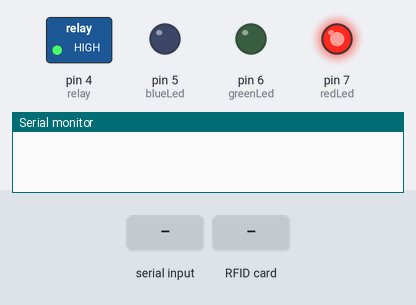
Bench run of a sketch on a simulated Arduino Uno, built with avr-gcc and run on an emulated ATmega328P. Parts: switched loads named in the sketch (green lamp = pin HIGH), output pins drawn as LEDs (lit = HIGH), the last lines printed to the serial monitor. Dashed ring = blinking. The inputs (shaded band) are chosen by the test bench. Pins used as bus, display or sensor lines are not drawn.

Above: at 1.8 s.
1.9 s: "Ativa;" received over Serial
At 3.03 s:
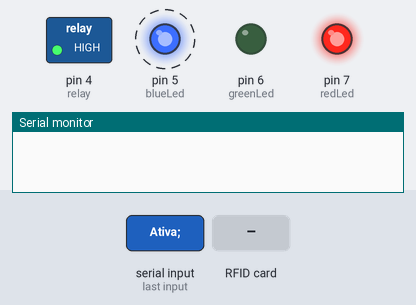
4.9 s: RFID card 5E 7A 19 C4 held to the reader
At 5.13 s:
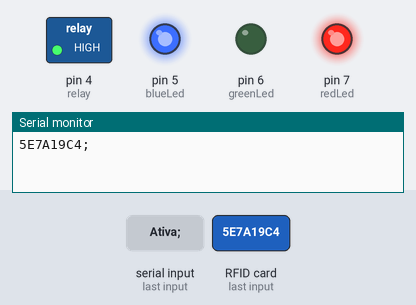
Timing chart, 0 to 7.9 s (numbered marks = the images above; inputs shaded):
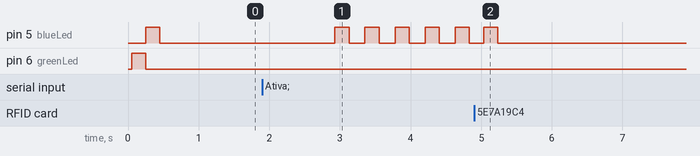

Measured:
- after the input at 1.9 s, pin 5 (blueLed): alternates HIGH for 0.20 s and LOW for 0.23 s, starting after 1.0 s
- after the input at 4.9 s, pin 5 (blueLed): goes on until 5.2 s, then stays LOW

The sketch:

cadastro.ino
```cpp
// (licence header left out)
#include <EEPROM.h>     // We are going to read and write PICC's UIDs from/to EEPROM
#include <SPI.h>        // RC522 Module uses SPI protocol
#include <MFRC522.h>  // Library for Mifare RC522 Devices

/*
  Instead of a Relay you may want to use a servo. Servos can lock and unlock door locks too
  Relay will be used by default
*/

// #include <Servo.h>

/*
  For visualizing whats going on hardware we need some leds and to control door lock a relay and a wipe button
  (or some other hardware) Used common anode led,digitalWriting HIGH turns OFF led Mind that if you are going
  to use common cathode led or just seperate leds, simply comment out #define COMMON_ANODE,
*/


// #define COMMON_ANODE


#ifdef COMMON_ANODE
#define LED_ON LOW
#define LED_OFF HIGH
#else
#define LED_ON HIGH
#define LED_OFF LOW
#endif

constexpr uint8_t redLed = 7;   // Set Led Pins
constexpr uint8_t greenLed = 6;
constexpr uint8_t blueLed = 5;

constexpr uint8_t relay = 4;     // Set Relay Pin


uint8_t successRead;    // Variable integer to keep if we have Successful Read from Reader


byte readCard[4];   // Stores scanned ID read from RFID Module


// Create MFRC522 instance.
constexpr uint8_t RST_PIN = 9;     // Configurable, see typical pin layout above
constexpr uint8_t SS_PIN = 10;     // Configurable, see typical pin layout above

// String
String Ativa;

// bool

boolean leu;

MFRC522 mfrc522(SS_PIN, RST_PIN);

///////////////////////////////////////// Setup ///////////////////////////////////
void setup() {
  //Arduino Pin Configuration
  pinMode(redLed, OUTPUT);
  pinMode(greenLed, OUTPUT);
  pinMode(blueLed, OUTPUT);
  pinMode(relay, OUTPUT);
  //Be careful how relay circuit behave on while resetting or power-cycling your Arduino
  digitalWrite(relay, HIGH);    // Make sure door is locked
  digitalWrite(redLed, LED_OFF);  // Make sure led is off
  digitalWrite(greenLed, LED_OFF);  // Make sure led is off
  digitalWrite(blueLed, LED_OFF); // Make sure led is off

  //Protocol Configuration
  Serial.begin(9600);  // Initialize serial communications with PC
  SPI.begin();           // MFRC522 Hardware uses SPI protocol
  mfrc522.PCD_Init();    // Initialize MFRC522 Hardware

  //If you set Antenna Gain to Max it will increase reading distance
  //mfrc522.PCD_SetAntennaGain(mfrc522.RxGain_max);

  cycleLeds();    // Everything ready lets give user some feedback by cycling leds
}


///////////////////////////////////////// Main Loop ///////////////////////////////////
void loop () {

  // digitalRead(wipeB) == LOW; - BOTÃO WIPE
  // digitalWrite(blue/red/green/Led, LED_OFF/ON);
  // Serial.println(F("stringue"));
  //
  // getID()
  //
  //
  //
  //
  if (Serial.available()) {
    Serial.flush();
    if (leu){
      leu = !leu;
    };
    Ativa = Serial.readString();
    if (Ativa == "Ativa;") {
      while (leu == false) {
        leu = getID();            // sets successRead to true when we get read from reader otherwise false
        digitalWrite(blueLed, LED_ON);    // Visualize Master Card need to be defined
        delay(200);
        digitalWrite(blueLed, LED_OFF);
        delay(200);
        if (leu == true) {
          Ativa = " ";
        } else {
          //LOGGING
        }
      }
    }
    else
    {
      if(Ativa == "kk;"){
      Serial.print("eaemen;");
      }
      digitalWrite(blueLed, LED_OFF);   // Turn off blue LED
      digitalWrite(redLed, LED_ON);  // Turn on red LED
      digitalWrite(greenLed, LED_OFF);   // Turn off green LED
    }
  }
}


/////////////////////////////////////////  Access Granted    ///////////////////////////////////
void granted ( uint16_t setDelay) {
  digitalWrite(blueLed, LED_OFF);   // Turn off blue LED
  digitalWrite(redLed, LED_OFF);  // Turn off red LED
  digitalWrite(greenLed, LED_ON);   // Turn on green LED
  digitalWrite(relay, LOW);     // Unlock door!
  delay(setDelay);          // Hold door lock open for given seconds
  digitalWrite(relay, HIGH);    // Relock door
  delay(1000);            // Hold green LED on for a second
}

///////////////////////////////////////// Access Denied  ///////////////////////////////////
void denied() {
  digitalWrite(greenLed, LED_OFF);  // Make sure green LED is off
  digitalWrite(blueLed, LED_OFF);   // Make sure blue LED is off
  digitalWrite(redLed, LED_ON);   // Turn on red LED
  delay(1000);
}


///////////////////////////////////////// Get PICC's UID ///////////////////////////////////
uint8_t getID() {
  // Getting ready for Reading PICCs
  if ( ! mfrc522.PICC_IsNewCardPresent()) { //If a new PICC placed to RFID reader continue
    return false;
  }
  if ( ! mfrc522.PICC_ReadCardSerial()) {   //Since a PICC placed get Serial and continue
    return false;
  }
  // There are Mifare PICCs which have 4 byte or 7 byte UID care if you use 7 byte PICC
  // I think we should assume every PICC as they have 4 byte UID
  // Until we support 7 byte PICCs
  for ( uint8_t i = 0; i < 4; i++) {  //
    readCard[i] = mfrc522.uid.uidByte[i];
    Serial.print(readCard[i], HEX);
  }
  Serial.print(";");
  mfrc522.PICC_HaltA(); // Stop reading
  return true;
}


void ShowReaderDetails() {
  // Get the MFRC522 software version
  byte v = mfrc522.PCD_ReadRegister(mfrc522.VersionReg);
  Serial.print(F("MFRC522 Software Version: 0x"));
  Serial.print(v, HEX);
  if (v == 0x91)
    Serial.print(F(" = v1.0"));
  else if (v == 0x92)
    Serial.print(F(" = v2.0"));
  else
    Serial.print(F(" (unknown),probably a chinese clone?"));
  Serial.println("");
  // When 0x00 or 0xFF is returned, communication probably failed
  if ((v == 0x00) || (v == 0xFF)) {
    Serial.println(F("WARNING: Communication failure, is the MFRC522 properly connected?"));
    Serial.println(F("SYSTEM HALTED: Check connections."));
    // Visualize system is halted
    digitalWrite(greenLed, LED_OFF);  // Make sure green LED is off
    digitalWrite(blueLed, LED_OFF);   // Make sure blue LED is off
    digitalWrite(redLed, LED_ON);   // Turn on red LED
    while (true); // do not go further
  }
}

///////////////////////////////////////// Cycle Leds (Program Mode) ///////////////////////////////////
void cycleLeds() {
  digitalWrite(redLed, LED_OFF);  // Make sure red LED is off
  digitalWrite(greenLed, LED_ON);   // Make sure green LED is on
  digitalWrite(blueLed, LED_OFF);   // Make sure blue LED is off
  delay(200);
  digitalWrite(redLed, LED_OFF);  // Make sure red LED is off
  digitalWrite(greenLed, LED_OFF);  // Make sure green LED is off
  digitalWrite(blueLed, LED_ON);  // Make sure blue LED is on
  delay(200);
  digitalWrite(redLed, LED_ON);   // Make sure red LED is on
  digitalWrite(greenLed, LED_OFF);  // Make sure green LED is off
  digitalWrite(blueLed, LED_OFF);   // Make sure blue LED is off
  delay(200);
}

//////////////////////////////////////// Normal Mode Led  ///////////////////////////////////
void normalModeOn () {
  digitalWrite(blueLed, LED_ON);  // Blue LED ON and ready to read card
  digitalWrite(redLed, LED_OFF);  // Make sure Red LED is off
  digitalWrite(greenLed, LED_OFF);  // Make sure Green LED is off
  digitalWrite(relay, HIGH);    // Make sure Door is Locked
}
```
